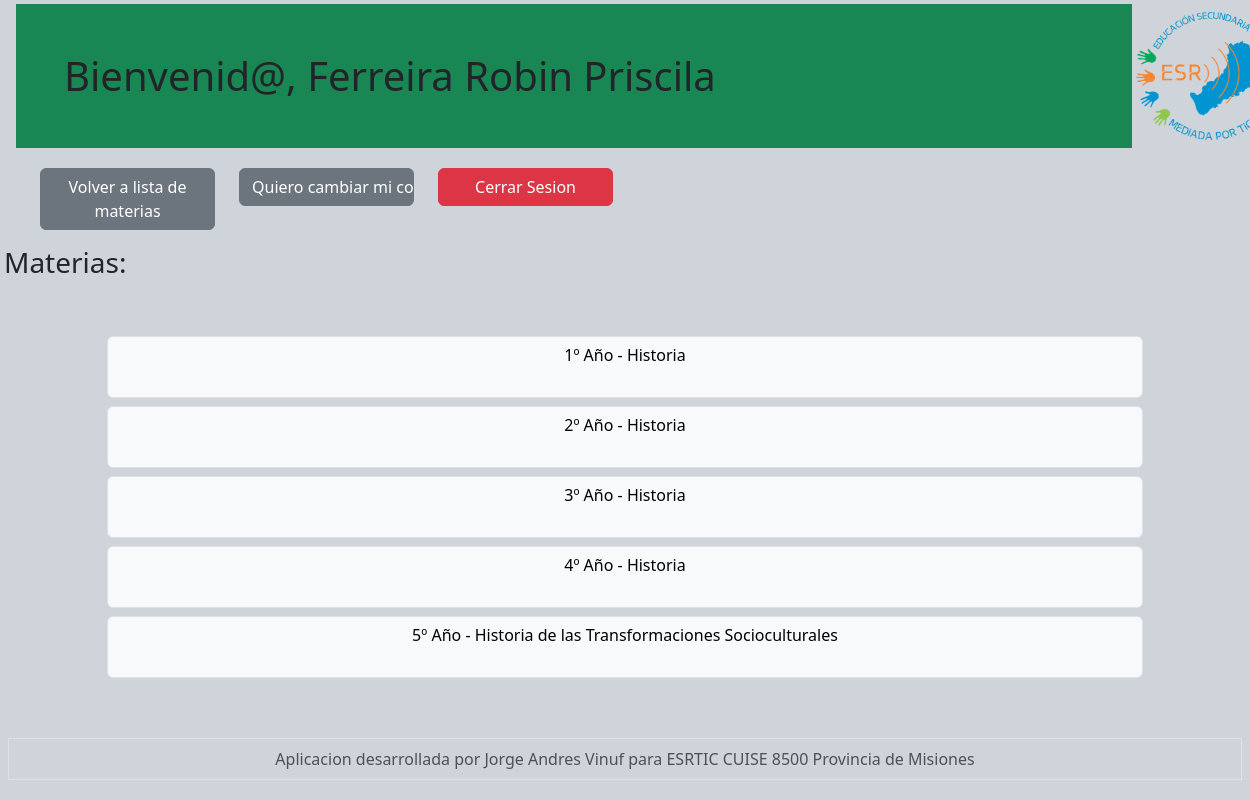
The page /vistas/seleccion_materia.php (signed in) on the database its author committed.
### tables this page shows
CREATE TABLE `materias` (
  `id_materia` int(11) NOT NULL,
  `nombre_materia` varchar(100) NOT NULL,
  `id_profesor` int(11) NOT NULL,
  `ano_materia` int(11) NOT NULL
);

### vistas/seleccion_materia.php (the view, shortened to what this page needs)
<!DOCTYPE html>
<html lang="en">
<head>
    <link href="https://cdn.jsdelivr.net/npm/bootstrap@5.3.8/dist/css/bootstrap.min.css" rel="stylesheet">
</head>
 <body class="bg-dark-subtle">
<?php
include "../includes/header_profes.php"
?>
<h3 class="h3 m-1">Materias:</h3>
<div class="container">
    <div class="container-fluid  p-5">
        <?php
            $consulta_materias = "select * from materias where id_profesor = '$_SESSION[id_usuario]'";
            $resultado_materias = mysqli_query($conexion, $consulta_materias);
            while($fila = $resultado_materias -> fetch_array()){
                $nombre_materia = $fila['nombre_materia'];
                $ano_materia = $fila['ano_materia'];
                $id_materia = $fila['id_materia'];
        ?>
        <div class="row">
            <a class="col m-12 btn btn btn-light border 2px dark m-1" href="planilla_materia.php
                ?id_materia=<?= $id_materia ?>
                &nombre_materia=<?= urlencode($nombre_materia)?>
                &ano_materia=<?= urlencode($ano_materia)?>"
            ><?php echo $ano_materia . "º Año - " . $nombre_materia ?> <br><br></a>
        </div>
        <?php
            }
        ?>
    </div>
</div>
</body>
<?php
include '../includes/footer.php';
?>
</html>

### rows shown on the page
materias: ano_materia "1", nombre_materia "Historia"
materias: ano_materia "2", nombre_materia "Historia"
materias: ano_materia "3", nombre_materia "Historia"
materias: ano_materia "4", nombre_materia "Historia"
materias: ano_materia "5", nombre_materia "Historia de las Transformaciones Socioculturales"

### other values the page prints
$_SESSION["nombre"] "Ferreira Robin Priscila"
